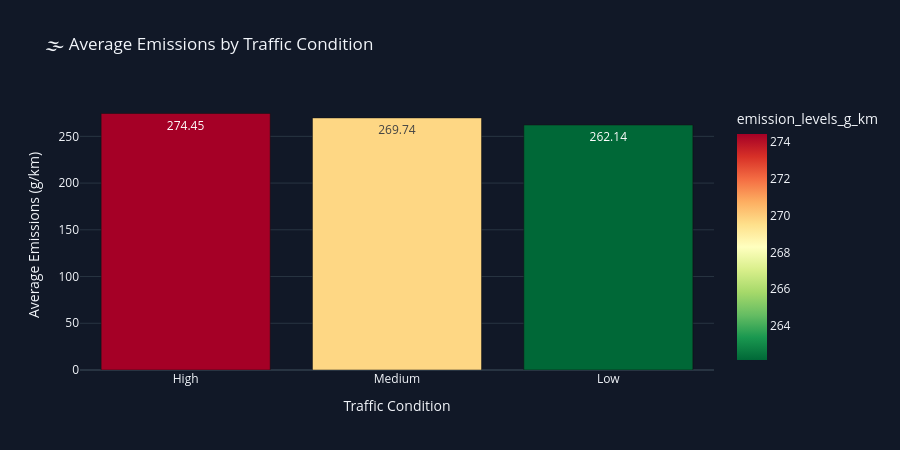

The notebook cell this image was saved under:
### Code cell
emission_data = (
    df.groupby("traffic_condition", as_index=False)
    ["emission_levels_g_km"]
    .mean()
    .sort_values("emission_levels_g_km", ascending=False)
)

fig = px.bar(
    emission_data,
    x="traffic_condition",
    y="emission_levels_g_km",
    color="emission_levels_g_km",
    text_auto=".2f",
    title="🌫️ Average Emissions by Traffic Condition",
    template="plotly_dark",
    color_continuous_scale="RdYlGn_r"
)

fig.update_layout(
    height=450,
    paper_bgcolor=CARD_BG,
    plot_bgcolor=CARD_BG,
    xaxis_title="Traffic Condition",
    yaxis_title="Average Emissions (g/km)"
)

fig.show()

### Figure 1 — Plotly figure (JSON) as saved in the notebook; plotly's stock layout.template omitted (floating-point values rounded to 4 significant figures)
{"data": [{"hovertemplate": "traffic_condition=%{x}<br>emission_levels_g_km=%{marker.color}<extra></extra>", "legendgroup": "", "marker": {"color": [274.4, 269.7, 262.1], "coloraxis": "coloraxis", "pattern": {"shape": ""}}, "name": "", "orientation": "v", "showlegend": false, "textposition": "auto", "texttemplate": "%{y:.2f}", "type": "bar", "x": ["High", "Medium", "Low"], "xaxis": "x", "y": [274.4, 269.7, 262.1], "yaxis": "y"}], "layout": {"barmode": "relative", "coloraxis": {"autocolorscale": false, "colorbar": {"title": {"text": "emission_levels_g_km"}}, "colorscale": [[0, "rgb(0,104,55)"], [0.1, "rgb(26,152,80)"], [0.2, "rgb(102,189,99)"], [0.3, "rgb(166,217,106)"], [0.4, "rgb(217,239,139)"], [0.5, "rgb(255,255,191)"], [0.6, "rgb(254,224,139)"], [0.7, "rgb(253,174,97)"], [0.8, "rgb(244,109,67)"], [0.9, "rgb(215,48,39)"], [1, "rgb(165,0,38)"]]}, "height": 450, "legend": {"tracegroupgap": 0}, "paper_bgcolor": "#111827", "plot_bgcolor": "#111827", "title": {"text": "🌫️ Average Emissions by Traffic Condition"}, "xaxis": {"anchor": "y", "domain": [0, 1], "title": {"text": "Traffic Condition"}}, "yaxis": {"anchor": "x", "domain": [0, 1], "title": {"text": "Average Emissions (g/km)"}}}}
